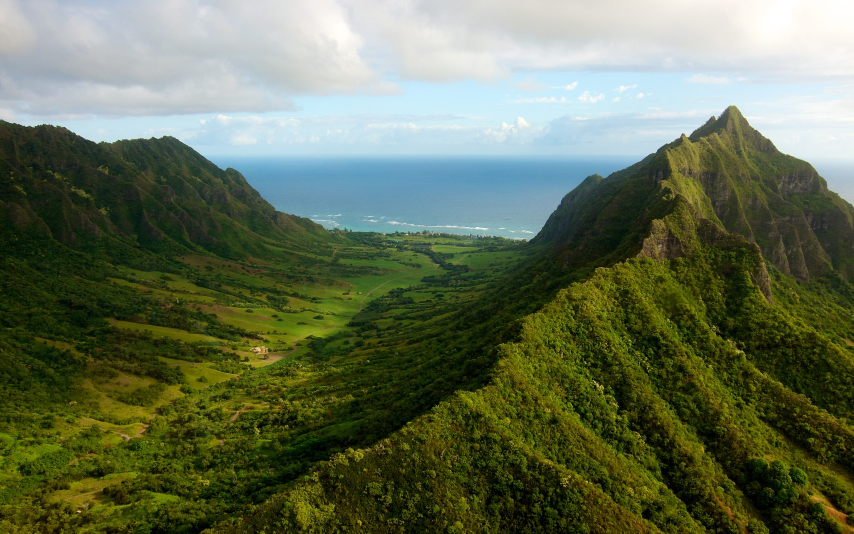
#> input picture grama.jpg, 2560 x 1600 px (shown at 1/3 size)
$ python histograma.py
#> lines starting #> are read from the running program, lines starting #| are printed output that depends on the picture
import cv2
import numpy as np
from matplotlib import pyplot as plt

img = cv2.imread('../grama.jpg',0)
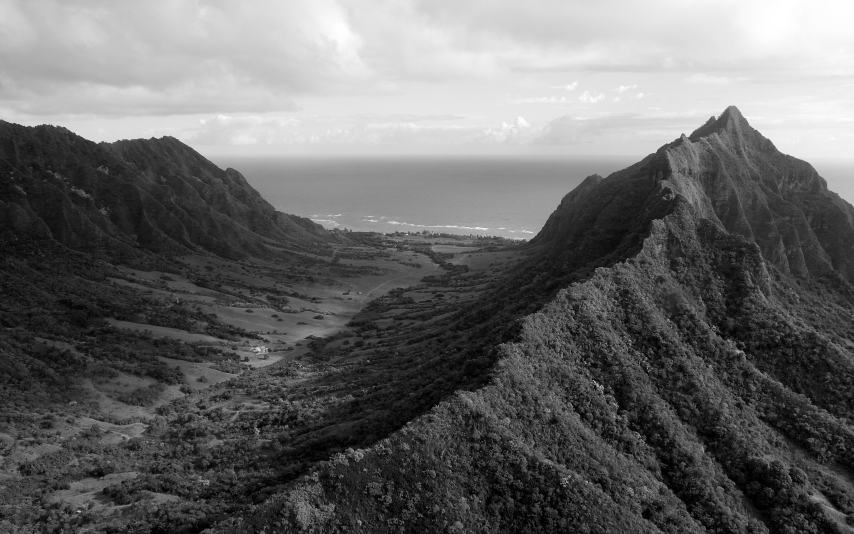
#> img: shape (1600, 2560) (shown at 1/3 size); min 0, max 255, mean 104.7

# create a mask
mask = np.zeros(img.shape[:2], np.uint8)
mask[100:300, 100:400] = 255
masked_img = cv2.bitwise_and(img,img,mask = mask)
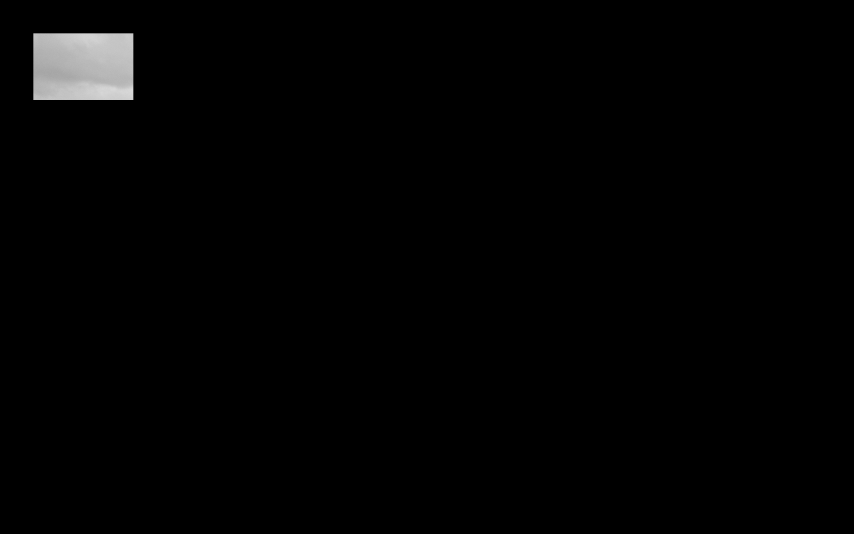
#> masked_img: shape (1600, 2560) (shown at 1/3 size); min 0, max 220, mean 2.8

# Calculate histogram with mask and without mask
# Check third argument for mask
hist_full = cv2.calcHist([img],[0],None,[256],[0,256])
#> hist_full = 256 values, max 39469 at index 228, min 1994 at index 132, mean 16000
hist_mask = cv2.calcHist([img],[0],mask,[256],[0,256])
#> hist_mask = 256 values, max 2152 at index 196, min 0 at index 0, mean 234.4

plt.subplot(221), plt.imshow(img, 'gray')
plt.subplot(222), plt.imshow(mask,'gray')
plt.subplot(223), plt.imshow(masked_img, 'gray')
plt.subplot(224), plt.plot(hist_full), plt.plot(hist_mask)
plt.xlim([0,256])

plt.show()
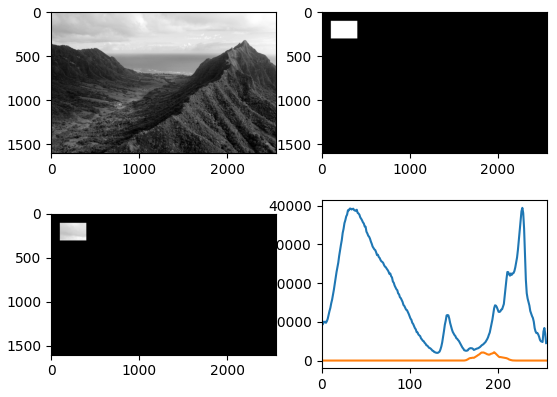
#> figure drawn by matplotlib, 4 panels; panel 4: curve peaks at x = 228, y = 39469; panel 4: curve peaks at x = 196, y = 2152

$ run again, with bw.jpg copied over grama.jpg
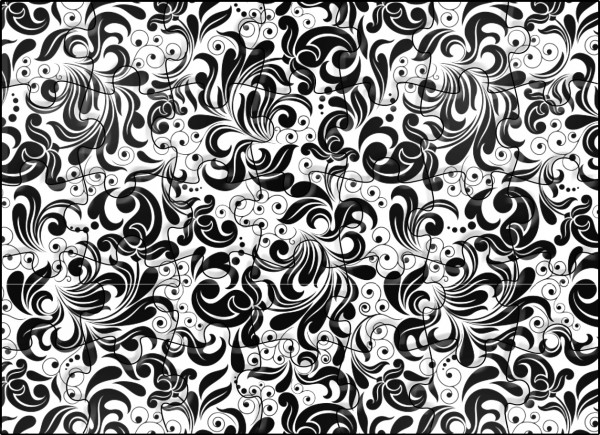
#> input picture bw.jpg, 600 x 435 px
#> img is the input picture: shape (435, 600); min 0, max 255, mean 139.1
#> `masked_img = cv2.bitwise_and(img,img,mask = mask)`:
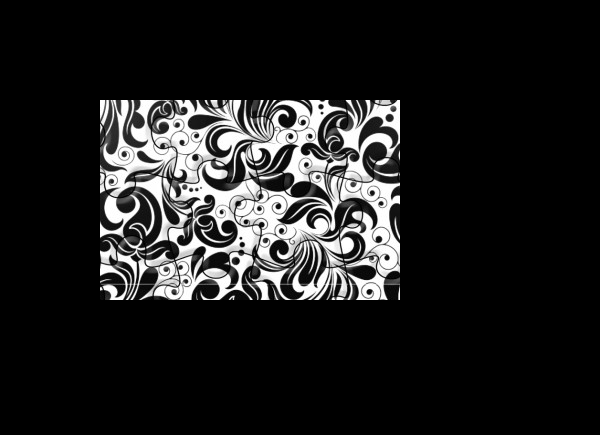
#> masked_img: shape (435, 600); min 0, max 255, mean 31.8
#> hist_full = 256 values, max 30405 at index 255, min 329 at index 117, mean 1019.5
#> hist_mask = 256 values, max 6787 at index 255, min 62 at index 162, mean 234.4
#> `plt.show()`:
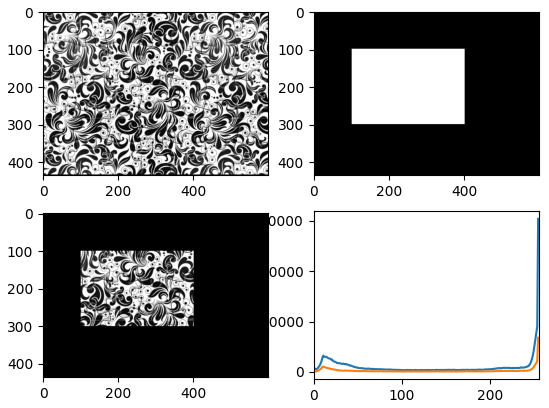
#> figure drawn by matplotlib, 4 panels; panel 4: curve peaks at x = 255, y = 30405; panel 4: curve peaks at x = 255, y = 6787
